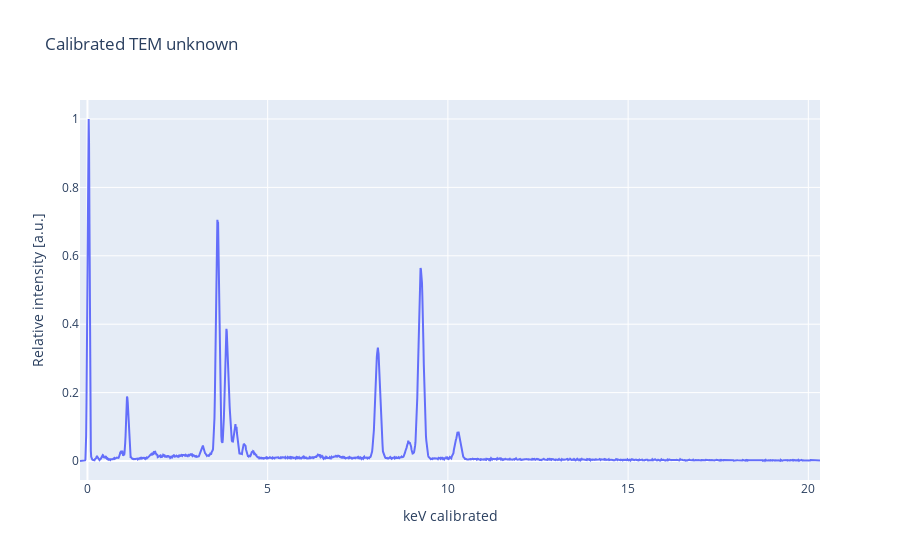

The code cell stored with this chart in its notebook:
### Code cell
# Now we plot the new and unknown spectrum

fig_unknown_plot = plotly_plot(
    x=s_un["kev_calibrated"],
    y_named=[s_un["intensity"], "x calibrated with Ga_Ka and Ga_La"],
    vlines=s_un["peaks_keV"],
    vlines_name=s_un["peaks_names"],
    title=f"Calibrated {s_un['name']}",
    xaxis_title="keV calibrated",
)
fig_unknown_plot

### Figure 1 — Plotly figure (JSON) as saved in the notebook; plotly's stock layout.template omitted (floating-point values rounded to 4 significant figures; data arrays with more than 128 entries replaced by an {"elided": "..."} marker saying what was removed)
{"data": [{"mode": "lines", "name": "x calibrated with Ga_Ka and Ga_La", "type": "scatter", "x": {"elided": "2048 float values"}, "y": {"elided": "2048 float values"}}], "layout": {"legend": {"title": {"text": "Legend"}}, "title": {"text": "Calibrated TEM unknown"}, "xaxis": {"title": {"text": "keV calibrated"}}, "yaxis": {"title": {"text": "Relative intensity [a.u.]"}}}}
